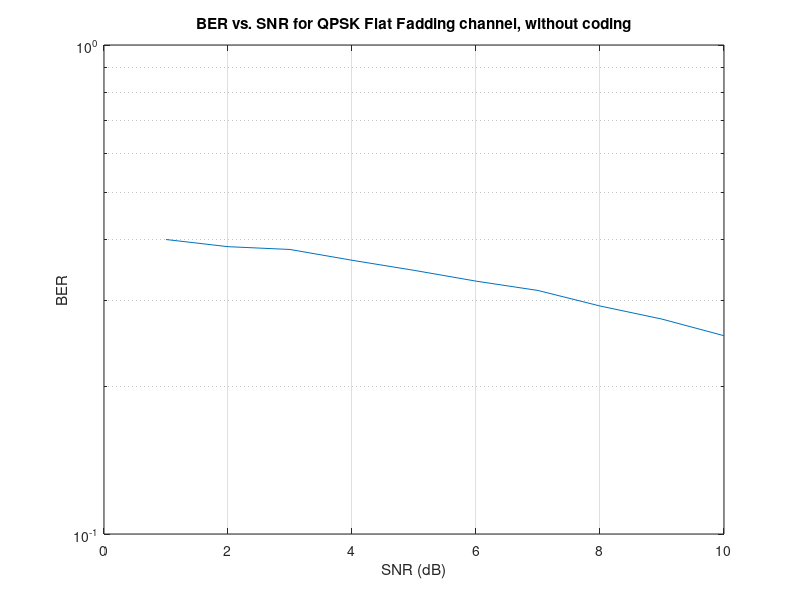

This chart was generated by the following MATLAB code:
clc, clear, close all;

% Parameters
Eb_QPSK = 1;
CYC_PERFIX = 8;
L = 1e3;                    % Number of symbols (1000)
N = L * (32 + CYC_PERFIX);  % Number of bits (40000)
SNR = 1:10;                 % Assumption SNR in (dB)
OFDM_SYM = [];              % the OFDM symblos
bk_QPSK_ifft_CYC = [] ;     % the output from the cyclic extension
bk_receivied = [];           % the recevied data at the receiver
BER_QPSK = [];

% Ask for repetition (NO == 1) or (YES == 2) and check for validity
repetition = menu('Do you need repetition', 'NO', 'YES');
if repetition == 1          % NO repetiton
    fprintf('No Repetion will happen\n');
elseif repetition == 2      % YES repetiotn
    repetition = 3;         % set it to 3 to use it later for the number of repetiton
    fprintf('1/3 code repetition will happen\n');
else                        % wrong choise
    fprintf('Please choose YES or NO\n');
    return;
end

for x1 = 1:L
    % Generate the random bits
    if repetition == 3      % YES repetition will happen
        NO_OF_BITS = 21;
    else                    % NO repetition will happen
        NO_OF_BITS = 64 ;
    end
    bk = randi([0, 1], 1, NO_OF_BITS);
    
    % Coding the data if needed (This part is for the repetition)
    bk_rep = repelem(bk, repetition);
    if (repetition == 3)
        bk_rep = [bk_rep, zeros(1,1)];          % Concatinate a zero in the end
    end
    
    % construct the OFDM symbols
    OFDM_SYM = [OFDM_SYM, bk];
    
    % passing the data througth the interleaver block
    bk_intrlv = matintrlv(bk_rep, 8, 8);
    
    % mapping the data into QPSK
    bk_QPSK = [];
    x2 = 1;
    for x3 = 1:2:64
        if (bk_intrlv(x3) == 0 && bk_intrlv(x3 + 1) == 0)
            bk_QPSK(x2) = -1 - 1i;
        elseif (bk_intrlv(x3) == 0 && bk_intrlv(x3 + 1) == 1)
            bk_QPSK(x2) = -1 + 1i;
        elseif (bk_intrlv(x3) == 1 && bk_intrlv(x3 + 1) == 0)
            bk_QPSK(x2) = 1 - 1i;
        elseif (bk_intrlv(x3) == 1 && bk_intrlv(x3 + 1) == 1)
            bk_QPSK(x2) = 1 + 1i;
        end
        x2 = x2 + 1;
    end
    
    % Passing the data tjrougth the ifft block
    bk_QPSK_ifft = ifft(bk_QPSK, 32);
    
    % Add the cyclic extension
    bk_QPSK_ifft_CYC = [bk_QPSK_ifft_CYC, bk_QPSK_ifft(32 - CYC_PERFIX + 1:32) bk_QPSK_ifft];
end

% Ask for the channel type (Flat Fadding == 1) or (Frequncy Selective == 2)
CH_TP = menu('Choose the channle type', 'Flat Fadding', 'Frequency Selective');

% Passing the data througth the channel, then design the receiver
% Parameters

for x4 = SNR
    SNR_LIN = 10 ^ (x4 / 10);
    N0 = Eb_QPSK / SNR_LIN;
    
    % Model the noise
    nc = normrnd(0, sqrt(N0 / 2), 1, N);
    ns = normrnd(0, sqrt(N0 / 2), 1, N);
    Noise_QPSK = nc + 1j * ns;
    
    
    if CH_TP == 1               % Flat Fadding channel
        %---------------------------------------------------------------%
        % CHANNEL_RAYLEIGH_FLAT_FADING_CHANNEL
        hr = normrnd(0, sqrt(0.5), 1, L);
        hi = normrnd(0, sqrt(0.5), 1, L);
        channel_QPSK = hr + 1j * hi;
        
        % Passing the data througth the channel
        yk = [];                % the output of the data after the channel and noise
        yk_telda = [];          % the ouput after the channel compensator
        x5 = 1;
        for x6 = 1 : (CYC_PERFIX + 32) : L * (CYC_PERFIX + 32)
            yk = [yk, bk_QPSK_ifft_CYC(x6:x6 + 31 + CYC_PERFIX) * channel_QPSK(x5)];
            x5 = x5 + 1;
        end
        
        % Adding the noise
        yk_noise = yk + Noise_QPSK;
        
        % Design the receiver
        % First remove the channel effect
        x7 = 1;
        for x8 = 1 : (CYC_PERFIX + 32) : L * (CYC_PERFIX + 32)
            yk_telda = [yk_telda yk_noise(x8:x8 + CYC_PERFIX +31) / channel_QPSK(x7)];
            x7 = x7 + 1;
        end
        %----------------------------------------------------------------------%
    elseif CH_TP == 2                   % Frequncy Selective cghannel
        %----------------------------------------------------------------------%
        %FREQUENCY_SELECTIVE_FADING_CHANNEL
        hr = transpose(normrnd(0, sqrt(0.5), 8, L));
        hi = transpose(normrnd(0, sqrt(0.5), 8, L));
        channel_QPSK = hr + 1i * hi;
        
        % Passing the data througth the channel
        yk = [];
        yk_telda_intermediate = [];
        x14 = 1;
        bk_channel_sel = bk_QPSK_ifft_CYC + Noise_QPSK;
        for x6 = 1 : (CYC_PERFIX + 32) : L * (CYC_PERFIX +32)
            temp1 = conv(bk_channel_sel(x6:x6 + CYC_PERFIX +31), channel_QPSK(x14, :));
            yk = [yk, temp1];
            x14 = x14 + 1;
        end
        yk_copy = yk;
        
        x15 = 1;
        for x8 = 1 : (CYC_PERFIX + 32 + 7) : L * (CYC_PERFIX + 32 +7)
            temp2 = deconv(yk_copy(x8:x8 + CYC_PERFIX + 31 +7), channel_QPSK(x15, :));
            yk_telda_intermediate = [yk_telda_intermediate, temp2];
            x15 = x15 + 1;
        end
        yk_telda = yk_telda_intermediate;
        %----------------------------------------------------------------------%
    else                % Wrong Choise
        fprintf('Please choose the channel type\n');
        return;
    end
    
    % Remove the cyclic effect, then de-map the signal, and pass throuth
    % the de-interleaver
    % Parameters
    yk_telda_remove_CYC = [];
    bk_received = [] ;
    received_bits = zeros(1,32);
    
    % Remove the cyclic extension
    for x9 = 1 : (CYC_PERFIX + 32) : (L * (CYC_PERFIX + 32))
        yk_telda_remove_CYC = [yk_telda_remove_CYC yk_telda(x9 + CYC_PERFIX:x9 + (CYC_PERFIX + 31))];
    end
    
    % Passing througth the fft block to invert the effect the ifft
    for x10 = 1:32:32 * L
        received_bits = yk_telda_remove_CYC(x10:x10 + 31);
        received_bits_fft = fft(received_bits, 32);
        bits_fft = received_bits_fft;
        
        % passing the data througth the de mapper
        bit_demapped = [];
        x11 = 1;
        for x12 = 1:32
            if (real(bits_fft(x12)) >= 0 && imag(bits_fft(x12)) >= 0)
                bit_demapped(x11)      = 1;
                bit_demapped(x11 + 1)  = 1;
            elseif (real(bits_fft(x12)) <= 0 && imag(bits_fft(x12)) >= 0)
                bit_demapped(x11)      = 0;
                bit_demapped(x11 + 1)  = 1;
            elseif (real(bits_fft(x12)) >= 0 && imag(bits_fft(x12)) <= 0)
                bit_demapped(x11)      = 1;
                bit_demapped(x11 + 1)  = 0;
            elseif (real(bits_fft(x12)) <= 0 && imag(bits_fft(x12)) <= 0)
                bit_demapped(x11)      = 0;
                bit_demapped(x11 + 1)  = 0;
            end
            x11 = x11 + 2;
        end
        
        % Passing the data througth the de-interleaver
        bk_de_intrlv = matintrlv(bit_demapped, 8, 8);
        bk_de_intrlv_copy = bk_de_intrlv;
        
        % This section if the repetition happend
        if repetition == 3
            temp = [] ;
            x11 = 1;
            for x13 = 1:3:63
                NO_OF_ZEROS = nnz(~bk_de_intrlv(x13:x13 + 2)); % Get the number of zeros
                if NO_OF_ZEROS > 1
                    temp(x11) = 0;
                else
                    temp(x11) = 1;
                end
                x11 = x11 + 1;
            end
            bk_de_intrlv_copy = temp;
        end
        bk_received = [bk_received, bk_de_intrlv_copy];
    end
    [~, Rat1] = biterr(OFDM_SYM, bk_received);
    BER_QPSK = [BER_QPSK, Rat1];
    
    
    
end
% plotiing the data
semilogy(SNR, BER_QPSK)
grid on;
if CH_TP == 1
    fprintf('With Flad Fadding Channel\n');
    if repetition == 1
        title('BER vs. SNR for QPSK Flat Fadding channel, without coding');
        xlabel('SNR (dB)');
        ylabel('BER');
    elseif repetition == 3
        title('BER vs. SNR for QPSK Flat Fadding channel, with coding');
        xlabel('SNR (dB)');
        ylabel('BER');
    end
elseif CH_TP == 2
    fprintf('With Frequncy Selective Channel\n');
    if repetition == 1
        title('BER vs. SNR for QPSK Frequency Selective channel, without coding');
        xlabel('SNR (dB)');
        ylabel('BER');
    elseif repetition == 3
        title('BER vs. SNR for QPSK Frequency Selective channel, with coding');
        xlabel('SNR (dB)');
        ylabel('BER');
    end
end